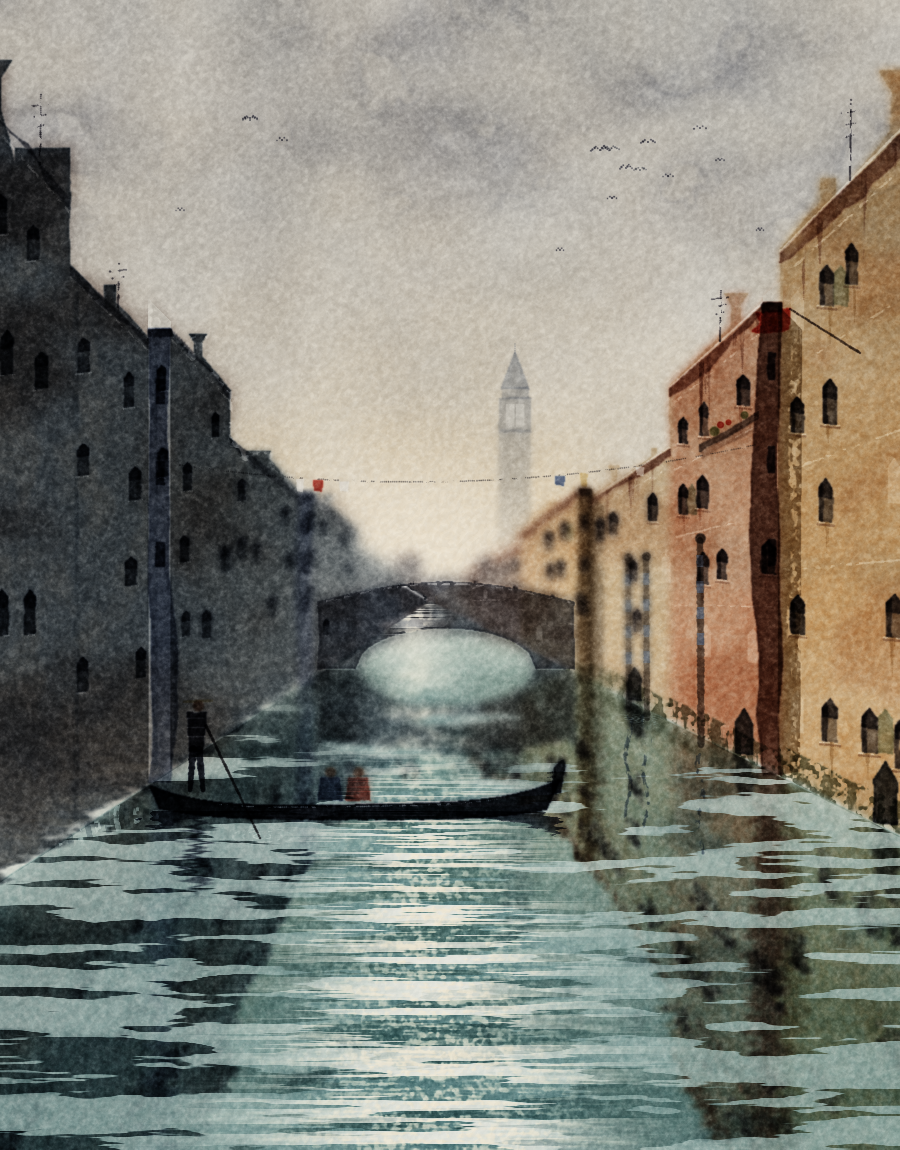

The Python source for this figure:
"""威尼斯小运河，下午逆光。用 watercolor skill 的方法：先大块，再从块里长东西，再水面，最后少量线。
太阳在运河尽头偏左、压得很低：右岸立面朝左迎光（暖），左岸背光（一整块深）；桥在逆光里是剪影。
从 skill 根目录跑：python scenes/venice.py [seed] [values]
"""
import sys, os, math, random, time
import numpy as np
from PIL import Image, ImageDraw
HERE = os.path.dirname(os.path.abspath(__file__))
SKILL_DIR = os.path.dirname(HERE)
sys.path.insert(0, SKILL_DIR)
import watercolor_lib as wc

W, H = wc.W, wc.H
t0 = time.time()
SEED = int(sys.argv[1]) if len(sys.argv) > 1 else 5
STAGE = sys.argv[2] if len(sys.argv) > 2 else "full"
wc.set_seed(SEED)
P = wc.Paper()
yy, xx = np.mgrid[:H, :W]
yf, xf = yy.astype(np.float32), xx.astype(np.float32)
S = wc.smoothstep

VP = (430, 600)


def isolated(fn):
    """新加的细节自己用一段随机数，画完把两条随机数流还回去——后面的水面一丝不变。"""
    st, rs = random.getstate(), wc.rng.bit_generator.state
    fn()
    random.setstate(st); wc.rng.bit_generator.state = rs
KL, KR = 0.651, 0.50              # 水线：左岸 y-600 = KL*(430-x)，右岸 y-600 = KR*(x-430)（同一个水面，两岸离我们远近不同）
GLARE = (395, 565)                # 太阳在桥后面偏左，压得很低

WARM_LIGHT = (200, 186, 164)
COOL_AIR = (148, 158, 168)
DEEP = (44, 54, 64)
DEEP_WARM = (80, 62, 54)
OCHRE = (208, 162, 106)
TERRA = (188, 114, 86)
PINK = (210, 160, 148)
CREAM = (214, 196, 166)
TEAL = (104, 132, 128)
GOLD = (214, 166, 92)


def water_y(x):
    x = np.asarray(x, np.float32)
    return np.where(x < VP[0], VP[1] + KL * (VP[0] - x), VP[1] + KR * (x - VP[0]))


def ly(x, near_y, side):
    """过消失点的线：side L 在 x=0 处 y=near_y；side R 在 x=W 处 y=near_y。"""
    f = (VP[0] - x) / VP[0] if side == "L" else (x - VP[0]) / (W - VP[0])
    return VP[1] + (near_y - VP[1]) * f


def skyline(segs, side):
    pts = []
    for xa, xb, T, orn in segs:
        pts.append((xa, ly(xa, T, side)))
        for kind, u, s in orn:
            x = xa + (xb - xa) * u
            y = ly(x, T, side)
            f = abs(VP[0] - x) / (VP[0] if side == "L" else W - VP[0])
            s = s * max(0.22, f)
            if kind == "funnel":          # 威尼斯的喇叭烟囱
                pts += [(x - s * 0.13, y), (x - s * 0.11, y - s * 0.55), (x - s * 0.3, y - s * 0.85), (x + s * 0.3, y - s * 0.85),
                        (x + s * 0.11, y - s * 0.55), (x + s * 0.13, y)]
            elif kind == "chim":
                pts += [(x - s * 0.18, y), (x - s * 0.18, y - s * 0.55), (x + s * 0.18, y - s * 0.55), (x + s * 0.18, y)]
            elif kind == "altana":        # 屋顶木平台：一个小方架子
                pts += [(x - s * 0.5, y), (x - s * 0.5, y - s * 0.35), (x + s * 0.5, y - s * 0.35), (x + s * 0.5, y)]
        pts.append((xb, ly(xb, T, side)))
    return pts


# ---------- 湿度图：远处、光里湿；焦点（贡多拉、桥）干 ----------
glare = np.exp(-(((xf - GLARE[0]) / 150.0) ** 2 + ((yf - GLARE[1]) / 110.0) ** 2))
dist = np.clip(1 - np.hypot(xf - VP[0], (yf - VP[1]) * 1.3) / 380.0, 0, 1)
focus = np.exp(-(((xf - 330) / 190.0) ** 2 + ((yf - 790) / 60.0) ** 2)) + np.exp(-(((xf - 440) / 90.0) ** 2 + ((yf - 615) / 40.0) ** 2))
wet = np.clip(0.1 + 0.5 * dist + 0.45 * glare - 0.9 * focus, 0, 1).astype(np.float32)
WL = water_y(xf[0])[None, :]                          # 每一列的水线
water = S(WL - 1, WL + 2, yf)

# ================= 第一遍：只有大块 =================
# 1. 天：一整片湿，上面冷一点，光那里透白
sky = (1 - water) * 1.0
top_dark = np.clip(1 - yf / 620.0, 0, 1) ** 0.8
wc.wet(P, (sky * (0.45 + 0.55 * top_dark) * (1 - 0.95 * glare)).astype(np.float32), WARM_LIGHT, strength=0.55, spread=45, granulate=0.05)
wc.wet(P, (sky * top_dark * (1 - glare) * (0.6 + 0.4 * wc.noise(200, 300, octaves=2))).astype(np.float32), COOL_AIR, strength=0.3, spread=60)

def _sky_more():
    # 参考（约瑟夫的威尼斯）：天很大、很亮，上面压着几团软的灰云，湿接湿、边全化开，越往地平线越亮；一点暖只在光那一圈
    corner = np.clip(1 - np.hypot(xf / 900.0, yf / 700.0), 0, 1) * 0.5 + np.clip(1 - np.hypot((W - xf) / 1100.0, yf / 600.0), 0, 1) * 0.3
    wc.wet(P, (sky * corner * (1 - glare)).astype(np.float32), (140, 142, 152), strength=0.35, spread=60, granulate=0.05)
    warm_r = np.exp(-(((xf - GLARE[0]) / 260.0) ** 2 + ((yf - GLARE[1]) / 200.0) ** 2)) * (1 - 0.9 * np.exp(-(((xf - GLARE[0]) / 90.0) ** 2 + ((yf - GLARE[1]) / 70.0) ** 2)))
    wc.wet(P, (sky * warm_r).astype(np.float32), (222, 180, 120), strength=0.25, spread=40)
    mass = 0.6 * wc.noise(55, 140, octaves=3) + 0.4 * wc.noise(140, 300, octaves=2)
    cl = S(0.48, 0.66, mass) * sky * (1 - S(120, 330, yf)) * (1 - 0.8 * glare)
    wc.wet(P, cl.astype(np.float32), (146, 148, 156), strength=0.32, spread=14, bloom=0.6)
    cl2 = S(0.58, 0.7, mass) * sky * (1 - S(60, 220, yf))
    wc.wet(P, cl2.astype(np.float32), (120, 122, 132), strength=0.18, spread=10, bloom=0.8)
    P.lift((sky * S(0.66, 0.74, mass) * (1 - S(80, 260, yf)) * 0.35).astype(np.float32), 1.0)      # 云团之间透出几块亮


isolated(_sky_more)

# 2. 左岸：背光，一整块深，顶上吃一圈亮边；远处化进光里
L_segs = [(-40, 70, 120, [("funnel", 0.3, 60), ("altana", 0.75, 60)]),
          (70, 150, 200, [("chim", 0.5, 40)]),
          (150, 230, 150, [("funnel", 0.6, 50)]),
          (230, 300, 250, [("altana", 0.4, 60)]),
          (300, 355, 210, [("funnel", 0.5, 50)]),
          (355, 400, 300, []),
          (400, 426, 330, [])]
left = skyline(L_segs, "L") + [(426, float(water_y(426))), (-40, float(water_y(-40)) + 4)]
jL = (wc.noise(12, 30, octaves=3) - 0.5) * 30
fadeL = (1 - S(WL - 10 + jL, WL + 6 + jL, yf)).astype(np.float32)
covL = wc.wash(P, left, DEEP, strength=0.92, var=[0.012] * (len(left) - 2) + [0.03] * 2, layers=30, edge=0.5,
               granulate=0.14, fade=fadeL, wet_map=wet * 0.35, wet_r=6)
wc.wet(P, covL * S(0.45, 0.7, wc.noise(90, octaves=3)), DEEP_WARM, strength=0.5, spread=8)   # 暗里掺暖，不死黑
# 远处按栋变浅（空气透视），楼顶那条边留着
for (xa, xb, T, _), amt in zip(L_segs[-3:], (0.25, 0.45, 0.65)):
    blk = (S(xa - 2, xa + 2, xf) * (1 - S(xb - 2, xb + 2, xf))).astype(np.float32)
    P.lift((covL * blk * amt).astype(np.float32), 1.0)

# 3. 右岸：迎光，一栋一栋不同的暖色（接缝是颜色和深浅的差，不是线）
R_segs = [(436, 470, 350, [], CREAM),
          (470, 520, 300, [("funnel", 0.5, 40)], PINK),
          (520, 590, 250, [("altana", 0.5, 50)], OCHRE),
          (590, 670, 300, [("funnel", 0.3, 50), ("chim", 0.8, 34)], CREAM),
          (670, 780, 180, [("funnel", 0.6, 60)], TERRA),
          (780, 940, 130, [("chim", 0.3, 50), ("funnel", 0.75, 70)], OCHRE)]
# 先一整块暖的中间调铺满右岸（一块，不是一条条），再在湿的时候给每栋掉一点自己的颜色，边自己化开
right = skyline([(a, b, T, o) for a, b, T, o, _ in R_segs], "R") + [(940, float(water_y(940))), (436, float(water_y(436)))]
jR = (wc.noise(10, 30, octaves=3) - 0.5) * 20
fadeR = (1 - S(WL - 8 + jR, WL + 6 + jR, yf)).astype(np.float32)
covR_all = wc.wash(P, right, CREAM, strength=0.7, var=[0.01] * (len(right) - 2) + [0.03] * 2, layers=26, edge=0.45,
                   granulate=0.25, fade=fadeR, wet_map=wet * 0.4, wet_r=5)
for xa, xb, T, orn, col in R_segs:
    f0 = (xa - VP[0]) / (W - VP[0])
    blk = S(xa - 3, xa + 3, xf) * (1 - S(xb - 3, xb + 3, xf))
    wc.wet(P, (covR_all * blk * (0.6 + 0.4 * wc.noise(60, 40, octaves=3))).astype(np.float32), col, strength=0.35 + 0.35 * f0, spread=4, granulate=0.2)
# 远处几栋往光里退：按栋分档变浅
for (xa, xb, T, _, _), amt in zip(R_segs[:3], (0.55, 0.38, 0.18)):
    blk = (S(xa - 2, xa + 2, xf) * (1 - S(xb - 2, xb + 2, xf))).astype(np.float32)
    P.lift((covR_all * blk * amt).astype(np.float32), 1.0)
# 迎光墙上只有冷暖变化：一块块掉进去的赭石和一点粉，不是从上往下的渐变
wc.wet(P, covR_all * S(0.52, 0.72, wc.noise(70, octaves=3)), (178, 128, 96), strength=0.25, spread=5)
wc.wet(P, covR_all * S(0.55, 0.75, wc.noise(50, 90, octaves=3)), COOL_AIR, strength=0.12, spread=6)

# 4. 水：一整片偏绿的灰，近处深，光路那里留白
path = np.exp(-(((xf - (GLARE[0] + 20) - (yf - 640) * 0.05) / (26 + (yf - 640).clip(0) * 0.28)) ** 2))
wtone = water * (0.45 + 0.55 * np.clip((yf - 620) / 520.0, 0, 1))
wc.wet(P, (wtone * (1 - 0.9 * path)).astype(np.float32), TEAL, strength=0.55, spread=12, granulate=0.2)

# 5. 桥：在逆光里，一块深的剪影；拱洞里透着桥后面的光
BY = 668.0
xL = VP[0] - (BY - VP[1]) / KL
xR = VP[0] + (BY - VP[1]) / KR
bx = np.linspace(xL - 8, xR + 8, 30)
deck = [(x, BY - 66 - 20 * math.sin(math.pi * (x - (xL - 8)) / (xR - xL + 16))) for x in bx]
arch = [(x, BY - 40 * math.sqrt(max(0.0, 1 - ((x - (xL + xR) / 2) / ((xR - xL) / 2 - 30)) ** 2)))
        for x in np.linspace(xR - 30, xL + 30, 28)]
bridge = deck + [(xR + 8, BY + 1), (xR - 30, BY + 1)] + arch + [(xL + 30, BY + 1), (xL - 8, BY + 1)]
covB = wc.wash(P, bridge, (70, 72, 80), strength=0.9, var=0.01, layers=14, edge=0.5, granulate=0.1)
wc.wet(P, covB * S(0.5, 0.7, wc.noise(20, octaves=2)), DEEP_WARM, strength=0.35, spread=3)
# 桥上沿吃一线亮
im = Image.new("L", (W, H), 0)
ImageDraw.Draw(im).line([(int(x), int(y) + 1) for x, y in deck], fill=255, width=2)
P.lift((wc.blur(np.asarray(im, np.float32) / 255.0, 0.8) * S(0.35, 0.55, P.grain)).astype(np.float32), 0.8)

if STAGE == "values":
    img = P.render()
    out = os.path.join(HERE, "venice_values.png")
    img.save(out)
    img.convert("L").resize((64, 82), Image.LANCZOS).resize((256, 328), Image.NEAREST).save(out.replace(".png", "_thumb.png"))
    print("values", out, round(time.time() - t0, 1)); sys.exit()

# ================= 破形：远处一座钟楼，很淡，脚藏在右岸楼后面 =================
TX, tb = 515, 566
behind = (1 - wc.blur(covR_all, 1.5)).astype(np.float32)                 # 脚藏在右岸远楼后面
bw = 15                                                                  # 半宽 15：再细就成了灯塔/电视塔
wc.wash(P, [(TX - bw, tb), (TX - bw, 430), (TX + bw, 430), (TX + bw, tb)], (150, 156, 166), strength=0.36, var=0.006, layers=8, edge=0.3,
        fade=((1 - 0.6 * S(480, 560, yf)) * behind).astype(np.float32))
wc.wash(P, [(TX - bw - 1, 432), (TX - bw - 1, 398), (TX + bw + 1, 398), (TX + bw + 1, 432)], (140, 146, 156), strength=0.4, var=0.006, layers=6, edge=0.3)  # 钟室
for ox in (-9, 1):
    P.lift(wc.poly_mask([(TX + ox, 427), (TX + ox, 404), (TX + ox + 8, 404), (TX + ox + 8, 427)]) * 0.4, 1.0)
wc.wash(P, [(TX - bw + 2, 398), (TX - bw + 2, 388), (TX + bw - 2, 388), (TX + bw - 2, 398)], (140, 146, 156), strength=0.42, var=0.006, layers=5, edge=0.3)  # 小方顶
wc.wash(P, [(TX - bw + 1, 389), (TX, 352), (TX + bw - 1, 389)], (136, 144, 156), strength=0.42, var=0.006, layers=6, edge=0.3)                 # 四棱尖顶：宽、矮
P.add(wc.stroke_mask([(TX, 353), (TX, 344)], 1.0, 0.8, taper=False), (130, 136, 146), 0.6)

# ================= 第二遍：块里长东西 =================
# 右岸：拱窗一排排（深，偶尔一格百叶窗是灰绿的），每层一条浅石线，水线上一圈深绿的水渍，水门
random.seed(SEED + 1)
NOB = (1 - wc.blur(covB, 1.0)).astype(np.float32)          # 桥挡着的地方不画
for xa, xb, T, orn, col in R_segs:
    f0 = (xa - VP[0]) / (W - VP[0])
    if f0 < 0.05:
        continue
    for k, off in enumerate((40, 170, 300, 430)):         # 石线：浅、断续
        yn = T + off
        if ly(xa, yn, "R") > float(water_y(xa)) - 20 * f0:
            continue
        m = wc.stroke_mask([(xa + 3, ly(xa + 3, yn, "R")), (xb - 3, ly(xb - 3, yn, "R"))], 2.4 * f0 + 0.8, 1.6 * f0 + 0.6, taper=False, rough=0.4)
        P.lift((m * S(0.45, 0.6, 0.6 * P.hstreak + 0.4 * P.grain) * 0.45).astype(np.float32), 1.0)
    for row in range(5):
        yn = T + 75 + row * 128 + random.uniform(-8, 8)
        if ly(xb, yn + 60, "R") > float(water_y(xb)) - 30 * f0:
            continue
        x = xa + 10 * f0 + 4
        while x < xb - 6:
            f = (x - VP[0]) / (W - VP[0])
            wy = ly(x, yn, "R")
            ww, wh = (13 * f + 2) * random.uniform(0.8, 1.15), (46 * f + 5) * random.uniform(0.8, 1.05)
            skew = ww * 0.12
            q = [(x, wy + wh * 0.18), (x + ww * 0.5, wy - wh * 0.02), (x + ww, wy + wh * 0.18 + skew), (x + ww, wy + wh + skew), (x, wy + wh)]
            r = random.random()
            if r < 0.5:
                wc.wash(P, q, (40, 38, 42), strength=random.uniform(0.25, 0.65), var=0.03, layers=3, edge=0.4, fade=NOB)
                def _depth(x=x, wy=wy, ww=ww, wh=wh, skew=skew, f=f, col=col):
                    # 窗是个洞：洞口上沿（过梁的影）和靠里那一侧更深；窗台是亮的一横，底下一线影；窗台下往下淌一道
                    top_ = [(x, wy + wh * 0.18), (x + ww * 0.5, wy - wh * 0.02), (x + ww, wy + wh * 0.18 + skew), (x + ww, wy + wh * 0.42 + skew), (x, wy + wh * 0.4)]
                    wc.wash(P, top_, (26, 24, 28), strength=0.45, var=0.02, layers=3, edge=0.4, fade=NOB)
                    side = [(x, wy + wh * 0.2), (x + ww * 0.28, wy + wh * 0.1), (x + ww * 0.28, wy + wh + skew * 0.3), (x, wy + wh)]
                    wc.wash(P, side, (26, 24, 28), strength=0.35, var=0.02, layers=3, edge=0.4, fade=NOB)
                    sill = wc.stroke_mask([(x - ww * 0.18, wy + wh + 1.5), (x + ww * 1.18, wy + wh + 1.5 + skew)], 1.3 * f + 0.9, 1.3 * f + 0.9, taper=False, rough=0.2)
                    P.lift((sill * NOB * S(0.3, 0.55, P.grain) * 0.45).astype(np.float32), 1.0)       # 窗台亮，但被纸纹咬碎，不是一条下划线
                    P.add((np.roll(sill, int(1.4 * f + 1.5), axis=0) * NOB).astype(np.float32), (110, 80, 68), 0.35)
                    u = random.uniform(0.2, 0.8)
                    L = random.uniform(8, 44) * f + 4
                    drip = wc.stroke_mask([(x + ww * u, wy + wh + 3), (x + ww * u + random.uniform(-1, 1), wy + wh + 3 + L)], ww * 0.3, ww * 0.06, taper=False, rough=0.3)
                    P.add((drip * S(0.3, 0.6, P.vstreak) * NOB).astype(np.float32), tuple(int(c * 0.72) for c in col), 0.35)
                isolated(_depth)
                if random.random() < 0.2 and f > 0.25:        # 旁边一扇灰绿的百叶
                    q2 = [(a + ww * 1.05, b + skew * 0.3) for a, b in q]
                    wc.wash(P, q2, (96, 114, 96), strength=0.4, var=0.03, layers=3, edge=0.4, fade=NOB)
            elif r < 0.62:
                P.lift(wc.poly_mask(q) * 0.3, 1.0)
            x += ww * random.uniform(1.9, 2.8)
    # 水线上的水渍：深绿褐，上沿被干笔扫碎
    wb = float(water_y(xb)); wa = float(water_y(xa))
    band = [(xa, wa - 34 * f0 - 4), (xb, wb - 34 * f0 - 4), (xb, wb + 1), (xa, wa + 1)]
    wc.wash(P, band, (70, 76, 60), strength=0.5, var=[0.03, 0.03, 0.01, 0.01], layers=6, edge=0.3,
            fade=(S(0.35, 0.55, 0.6 * P.vstreak + 0.4 * P.grain) * NOB).astype(np.float32))
    # 水门：一个深拱，挨着水
    if f0 > 0.2 and random.random() < 0.8:
        gx = xa + (xb - xa) * random.uniform(0.3, 0.6)
        gw, gh = 26 * f0 + 4, 70 * f0 + 8
        gy = float(water_y(gx))
        gate = [(gx, gy), (gx, gy - gh * 0.7), (gx + gw * 0.5, gy - gh), (gx + gw, gy - gh * 0.7 + gw * 0.12), (gx + gw, gy + gw * 0.12)]
        wc.wash(P, gate, (34, 36, 40), strength=0.8, var=0.015, layers=5, edge=0.5)
def _right_volume():
    # 檐口挑出来：顶边一线亮（檐口吃光），底下墙上压一条深的檐影，下沿往下淌几道
    for i, (xa, xb, T, orn, col) in enumerate(R_segs):
        f0 = (xa - VP[0]) / (W - VP[0])
        if f0 < 0.08:
            continue
        ya, yb_ = ly(xa, T, "R"), ly(xb, T, "R")
        e = 10 * f0 + 3
        lip = wc.stroke_mask([(xa + 1, ya + 1), (xb - 1, yb_ + 1)], 2.2 * f0 + 1, 2.2 * f0 + 1, taper=False, rough=0.2)
        P.lift((lip * 0.55 * NOB).astype(np.float32), 1.0)
        band = [(xa, ya + 2.5), (xb, yb_ + 2.5), (xb, yb_ + 2.5 + e), (xa, ya + 2.5 + e)]
        wc.wash(P, band, (112, 76, 66), strength=0.68, var=[0.01, 0.01, 0.05, 0.05], layers=5, edge=0.45, fade=NOB)
        for k in range(int(4 + 8 * f0)):
            dx_ = xa + (xb - xa) * random.uniform(0.05, 0.95)
            y0_ = ly(dx_, T, "R") + 2 + e
            L = random.uniform(20, 110) * f0 + 6
            m = wc.stroke_mask([(dx_, y0_ - 2), (dx_ + random.uniform(-1, 1), y0_ + L)], e * 0.5, e * 0.1, taper=False, rough=0.3)
            P.add((m * S(0.3, 0.6, P.vstreak) * NOB).astype(np.float32), (120, 84, 72), 0.45)
    # 楼不齐平：远的那栋往运河里凸出一截，转角处露出一面正对我们的山墙（和画面平行），在背光里。
    # 顶和立面屋檐在楼角那一点接上：立面的檐口线跑到楼角，拐个直角变成正面这面墙的水平上沿（她改的图）。
    # 它投到旁边立面上的影，贴着山墙直接接上，同一个暖暗色系只浅一点——墙和影是一整块暗，中间不留亮缝。
    for bnd, far_i in ((590, 2), (780, 4)):
        xa, xb, T, orn, col = R_segs[far_i]
        f = (bnd - VP[0]) / (W - VP[0])
        w = 16 * f + 5
        xc = bnd - w                                      # 楼角（凸出去的那条竖边）
        yc = ly(xc, T, "R")                               # 楼角处的檐口高度：和立面屋顶线接上
        rise = 0.0                                        # 她画的：顶是平的（正对我们的面，上沿水平），但高度正好接在立面檐口的楼角上
        bot = float(water_y(bnd))
        # 楼到楼角就拐走了：楼角右边、这面墙上沿以上，原来画着的那截立面和檐影要擦掉换回天（她：「红砖到阴影那边就已经转角了，上面不应该接到黄砖」）
        for cx_ in range(int(xc), int(bnd) + 3):
            yt = int(ly(cx_, T, "R")) - 6
            d_top = P.D[max(0, yt - 10):max(1, yt - 3), cx_].mean(axis=0)
            y_end = int(yc) + 1
            if y_end > yt:
                P.D[yt:y_end, cx_] = d_top[None, :]
        endw = [(xc, yc), (bnd + 1.5, yc - rise), (bnd + 1.5, bot), (xc, bot)]
        dark = tuple(int(0.7 * c * 0.55 + 0.3 * d) for c, d in zip(col, DEEP))      # 一遍铺：两遍各自变形会在边上多出一圈灰
        wc.wash(P, endw, dark, strength=1.0, var=[0.006, 0.006, 0.02, 0.02], layers=8, edge=0.4, fade=NOB)
        em = wc.poly_mask(endw)
        P.lift((em * S(bot - 90 * f, bot, yf) * 0.3).astype(np.float32), 1.0)                         # 贴水一截：水面反上来的光
        P.add((em * S(bot - 90 * f, bot, yf)).astype(np.float32), (170, 140, 110), 0.15)
        eave = [(xc - 1, yc + 1), (bnd + 1.5, yc - rise + 1), (bnd + 1.5, yc - rise + 1 + 9 * f + 2), (xc - 1, yc + 1 + 9 * f + 2)]
        wc.wash(P, eave, (34, 30, 34), strength=0.45, var=0.02, layers=3, edge=0.4)                   # 檐口顺着坡转过来的影
        for k in range(3):                                                                               # 正对着的墙上几个正的窗洞
            wy_ = yc + (60 + k * 125) * f + 6
            if wy_ > bot - 40 * f:
                break
            q = [(xc + w * 0.3, wy_), (xc + w * 0.7, wy_), (xc + w * 0.7, wy_ + 30 * f + 4), (xc + w * 0.3, wy_ + 30 * f + 4)]
            wc.wash(P, q, (22, 20, 26), strength=0.55, var=0.015, layers=3, edge=0.4)
        # 投到右边（近的那栋）立面上的影：影落在谁身上就是谁的颜色压暗——落在黄墙上就是暗黄，不是红砖色
        # （上一版用了红砖色、顶边还往上斜，看着像红楼一路接到了黄楼）。顶边从楼角上沿往右下斜：太阳在前上方
        near_col = R_segs[far_i + 1][4]
        sw_ = w * 1.3
        sh = [(bnd - 2, yc + 3), (bnd + sw_, yc + 3 + sw_ * 1.1), (bnd + sw_ * 0.9, bot - 4), (bnd - 2, bot)]
        shm = wc.poly_mask(sh) * S(0.25, 0.5, 0.5 * P.vstreak + 0.5 * P.grain + 0.4 * S(bnd + sw_ * 0.6, bnd, xf))
        P.add((shm * NOB).astype(np.float32), tuple(int(c * 0.6) for c in near_col), 0.55, granulate=0.2)
        P.add((shm * NOB).astype(np.float32), (70, 72, 96), 0.12)


def _left_volume():
    # 背光那边：檐口底下只有一线反光（天光和水光），窗台被水面反上来的光擦亮一点
    for xa, xb, T, _ in L_segs[:5]:
        f0 = (VP[0] - xb) / VP[0]
        ya, yb_ = ly(xa, T, "L"), ly(xb, T, "L")
        e = 9 * f0 + 3
        lip = wc.stroke_mask([(xa + 1, ya + e + 3), (xb - 1, yb_ + e + 3)], 1.8 * f0 + 0.8, 1.8 * f0 + 0.8, taper=False, rough=0.2)
        P.lift((lip * S(0.35, 0.6, P.grain) * 0.35).astype(np.float32), 1.0)
        band = [(xa, ya + 1), (xb, yb_ + 1), (xb, yb_ + 1 + e), (xa, ya + 1 + e)]
        wc.wash(P, band, (20, 22, 28), strength=0.35, var=[0.01, 0.01, 0.03, 0.03], layers=4, edge=0.3)
    # 背光面的立面朝右，吃对岸暖墙反过来的光：整面一层很淡的暖（一块块掉进去的），正对我们的山墙吃不到——两个面就分开了
    bnc = (covL * (1 - dist) * (0.5 + 0.5 * S(0.4, 0.7, wc.noise(60, 40, octaves=3)))).astype(np.float32)
    P.lift(bnc * 0.22, 1.0)                                                                     # 暗面上要暖得先擦浅一点，光往上加颜色只会更暗
    P.add(bnc, (176, 126, 88), 0.22)
    # 楼不齐平：远的那栋往运河里凸出一截，转角露出正对我们的面。上沿水平，高度卡在它自己檐口跑到楼角那一点；
    # 楼角以外、上沿以上擦回天。这面墙在背光里，比立面更深更冷（吃不到对岸的反光），贴水一截吃一点水光
    for bnd, far_i in ((150, 2), (300, 4)):
        xa, xb, T, _ = L_segs[far_i]
        f = (VP[0] - bnd) / VP[0]
        w = 22 * f + 6
        xc = bnd + w
        yc = ly(xc, T, "L")
        for cx_ in range(int(bnd) - 2, int(xc) + 1):
            yt = int(ly(cx_, T, "L")) - 6
            d_top = P.D[max(0, yt - 26):max(1, yt - 16), cx_].mean(axis=0)          # 取得高一点：屋顶那圈擦亮的边不能被复制下来
            if int(yc) + 1 > yt:
                P.D[yt:int(yc) + 1, cx_] = d_top[None, :]
        bot = float(water_y(bnd))
        endw = [(bnd - 1.5, yc), (xc, yc), (xc, bot), (bnd - 1.5, bot)]
        em = wc.poly_mask(endw)
        P.lift((em * 0.55).astype(np.float32), 1.0)                                    # 先擦掉一半，再铺它自己的冷暗：和立面差在冷暖，不是差成一根黑柱子
        wc.wash(P, endw, (62, 70, 88), strength=0.75, var=[0.006, 0.006, 0.02, 0.02], layers=8, edge=0.4)
        P.lift((em * S(bot - 80 * f, bot, yf) * 0.22).astype(np.float32), 1.0)
        P.add((em * S(bot - 80 * f, bot, yf)).astype(np.float32), (150, 130, 110), 0.12)
        wc.wash(P, [(bnd - 1.5, yc + 1), (xc + 1, yc + 1), (xc + 1, yc + 1 + 8 * f + 2), (bnd - 1.5, yc + 1 + 8 * f + 2)], (12, 14, 20),
                strength=0.4, var=0.02, layers=3, edge=0.4)                                              # 檐口转过来
        P.lift((wc.stroke_mask([(bnd - 1, yc + 0.5), (xc, yc + 0.5)], 1.6 * f + 0.8, 1.6 * f + 0.8, taper=False) * S(0.35, 0.6, P.grain) * 0.3).astype(np.float32), 1.0)
        for k in range(3):
            wy_ = yc + (70 + k * 125) * f + 6
            if wy_ > bot - 40 * f:
                break
            q = [(bnd + w * 0.3, wy_), (bnd + w * 0.7, wy_), (bnd + w * 0.7, wy_ + 30 * f + 4), (bnd + w * 0.3, wy_ + 30 * f + 4)]
            wc.wash(P, q, (10, 12, 18), strength=0.5, var=0.015, layers=3, edge=0.4)


isolated(_right_volume)
isolated(_left_volume)

# 右岸一个小阳台：一条深的石台 + 一盆红花（栏杆不画，画了像挂着一把梳子）
bxa, byy = 700, ly(700, 330, "R")
bal = [(bxa, byy), (bxa + 58, ly(bxa + 58, 330, "R")), (bxa + 58, ly(bxa + 58, 330, "R") + 7), (bxa, byy + 7)]
wc.wash(P, bal, (70, 62, 60), strength=0.6, var=0.015, layers=4, edge=0.5)
wc.wash(P, [(bxa + 2, byy + 7), (bxa + 56, ly(bxa + 56, 330, "R") + 7), (bxa + 56, ly(bxa + 56, 330, "R") + 16), (bxa + 2, byy + 14)],
        (120, 96, 84), strength=0.3, var=0.02, layers=3, edge=0.3)                                   # 台子底下一点影
for dx, dy, r_, c_ in [(14, -6, 5, (96, 110, 70)), (20, -9, 3.5, (176, 60, 52)), (28, -7, 3, (190, 72, 58)), (44, -5, 4, (96, 110, 70))]:
    wc.dab(P, bxa + dx, ly(bxa + dx, 330, "R") + dy, r_, c_, 0.9, soft=0.6)

# 左岸（背光）：窗更深、稀；贴水线一截吃水面反上来的光（暖、浮动）
random.seed(SEED + 2)
for xa, xb, T, _ in L_segs:
    f0 = (VP[0] - xb) / VP[0]
    if f0 < 0.15:
        continue
    for row in range(4):
        yn = T + 80 + row * 130
        x = xa + 8
        while x < xb - 6:
            f = (VP[0] - x) / VP[0]
            wy = ly(x, yn, "L")
            if wy > float(water_y(x)) - 40 * f:
                break
            ww, wh = (11 * f + 2) * random.uniform(0.8, 1.1), (40 * f + 5) * random.uniform(0.8, 1.05)
            if random.random() < 0.45:
                q = [(x, wy + wh * 0.18), (x + ww * 0.5, wy), (x + ww, wy + wh * 0.18 - ww * 0.15), (x + ww, wy + wh - ww * 0.15), (x, wy + wh)]
                wc.wash(P, q, (22, 26, 32), strength=random.uniform(0.35, 0.6), var=0.02, layers=3, edge=0.45)
                def _sill(x=x, wy=wy, ww=ww, wh=wh, f=f):
                    # 背光面的窗也是洞：窗台被对岸和水面反上来的光擦亮一点，洞口上沿再深一点
                    sill = wc.stroke_mask([(x - ww * 0.15, wy + wh + 1.5), (x + ww * 1.15, wy + wh + 1.5 - ww * 0.15)], 1.2 * f + 0.8, 1.2 * f + 0.8, taper=False, rough=0.2)
                    P.lift((sill * S(0.3, 0.55, P.grain) * 0.35).astype(np.float32), 1.0)
                    top_ = [(x, wy + wh * 0.18), (x + ww * 0.5, wy), (x + ww, wy + wh * 0.18 - ww * 0.15), (x + ww, wy + wh * 0.4 - ww * 0.15), (x, wy + wh * 0.4)]
                    wc.wash(P, top_, (14, 16, 22), strength=0.35, var=0.02, layers=3, edge=0.4)
                isolated(_sill)
            x += ww * random.uniform(2.0, 3.0)
bounce = covL * S(WL - 130, WL - 10, yf) * (1 - S(WL - 6, WL + 2, yf)) * (0.5 + 0.5 * S(0.4, 0.7, wc.noise(8, 60, octaves=3)))
P.lift((bounce * 0.35 * (1 - dist)).astype(np.float32), 1.0)
P.add((bounce * (1 - dist)).astype(np.float32), (170, 140, 100), 0.18)
# 左岸楼与楼之间：一面墙比另一面深一点，不画线
for xa, xb, T, _ in L_segs[1:5]:
    f0 = (VP[0] - xa) / VP[0]
    sw_ = 8 * f0 + 3
    plane = S(xa, xa + sw_ * 0.7, xf) * (1 - S(xa + sw_ * 0.7, xa + sw_, xf)) * S(ly(xa, T, "L") + 6, ly(xa, T, "L") + 40, yf) * (yf < WL - 10)
    P.add((plane * (0.4 + 0.6 * S(0.35, 0.65, P.vstreak))).astype(np.float32), DEEP, 0.2, granulate=0.3)
# 左岸屋顶亮边：只在靠近光的那一段
im = Image.new("L", (W, H), 0)
ImageDraw.Draw(im).line([(int(x), int(y) + 2) for x, y in left[:-2]], fill=255, width=3)
rim = wc.blur(np.asarray(im, np.float32) / 255.0, 1.0) * np.clip(1.25 - np.hypot(xf - GLARE[0], yf - GLARE[1]) / 420, 0, 1)
P.lift((rim * S(0.3, 0.6, P.grain)).astype(np.float32), 0.8)

# 桥上几个小人：背光剪影，成团不排队
def tiny(x, y, h, col=(40, 40, 46)):
    wc.dab(P, x, y - h * 0.9, h * 0.08, (110, 84, 72), 1.1)
    body = [(x - h * 0.1, y - h * 0.8), (x + h * 0.1, y - h * 0.8), (x + h * 0.06, y - h * 0.35), (x - h * 0.06, y - h * 0.35)]
    wc.wash(P, body, col, strength=1.0, var=0.03, layers=3, edge=0.4)
    P.add(wc.stroke_mask([(x - h * 0.03, y - h * 0.38), (x - h * 0.04, y)], h * 0.07, h * 0.03, taper=False) * S(0.3, 0.5, P.grain), col, 0.9)
    P.add(wc.stroke_mask([(x + h * 0.03, y - h * 0.38), (x + h * 0.05, y)], h * 0.07, h * 0.03, taper=False) * S(0.3, 0.5, P.grain), col, 0.9)

for x, h in [(400, 30), (412, 29), (486, 28)]:
    yb = BY - 66 - 20 * math.sin(math.pi * (x - (xL - 8)) / (xR - xL + 16))
    tiny(x, yb, h)

# ================= 第三遍：水面 =================
# 倒影：每一列以自己的水线为轴翻下来（桥那一段以桥脚为轴）；竖着拉长、横着只糊一点，再被横向的波纹打断
axis = np.where((xf[0] > xL) & (xf[0] < xR), BY, water_y(xf[0])).astype(np.float32)
# 水不是镜子：水面本来就有波，船、桨、桩子都会把它搅乱。倒影按一张位移场去取——
# 一横条一横条各自往左右错（竖的东西倒下来成锯齿），越近错得越大；贡多拉后面拖一道 V 字尾浪，桩子脚下一圈圈的纹
near0 = np.clip((yf - 640) / 480.0, 0, 1)
wav = (wc.noise(2.4, 34, octaves=3, persistence=0.55) - 0.5) * 2
dx = wav * (2.5 + 26 * near0)
dy = (wc.noise(5, 60, octaves=2) - 0.5) * 2 * (1 + 6 * near0)
GS = (160.0, 814.0)                    # 船尾
wake = np.zeros((H, W), np.float32); wake_ph = np.zeros((H, W), np.float32)
for ddx, ddy in ((-1.0, -0.10), (-1.0, 0.22)):
    n_ = math.hypot(ddx, ddy); ux_, uy_ = ddx / n_, ddy / n_
    t = (xf - GS[0]) * ux_ + (yf - GS[1]) * uy_
    dperp = np.abs(-(xf - GS[0]) * uy_ + (yf - GS[1]) * ux_)
    arm = np.exp(-(dperp / (3 + 0.07 * np.clip(t, 0, None))) ** 2) * (t > 0) * np.exp(-np.clip(t, 0, None) / 260.0)
    wake_ph = np.where(arm >= wake, t, wake_ph); wake = np.maximum(wake, arm)
inside_v = S(0.0, 0.3, wake) + ((xf < GS[0]) & (yf > GS[1] - 0.10 * (GS[0] - xf)) & (yf < GS[1] + 0.22 * (GS[0] - xf))) * np.exp(-(GS[0] - xf).clip(0) / 220.0) * 0.6
dx = dx + (np.sin(wake_ph * 0.32) * 14 * wake + (wc.noise(3, 14, octaves=2) - 0.5) * 24 * inside_v)
hullzone = np.exp(-(((xf - 355) / 230.0) ** 2 + ((yf - 822) / 14.0) ** 2))          # 船身两侧推开的水
dx = dx + (wc.noise(2, 10, octaves=2) - 0.5) * 20 * hullzone
src_y = np.clip((2 * axis[None, :] - yf + dy).astype(np.int32), 0, H - 1)
src_x = np.clip((xx + dx).astype(np.int32), 0, W - 1)
Dsrc = P.D.copy()
Dref = Dsrc[src_y, src_x]
below = S(axis[None, :] + 0.5, axis[None, :] + 3, yf) * water
Dref = np.stack([wc.blur2(Dref[..., c], 2.5, 1.2) for c in range(3)], axis=-1)       # 只糊一点：乱是位移给的，不是糊出来的
Dref = Dref * (0.85 + 0.3 * P.vstreak)[..., None]                     # 竖着有一点深浅，不是一张平的反射图
near = near0
# 水面不规矩的那一层：反着天光的亮块从噪声里长出来——横着压扁、硬边、近处大远处碎（跟例图地上树影同一个路子）
dens = 0.6 * wc.noise(6 + 10 * 0.5, 120, octaves=4, persistence=0.55) + 0.4 * wc.noise(30, 260, octaves=2)
thr_w = 0.6 - 0.1 * near
breaks = S(thr_w - 0.012, thr_w + 0.012, dens) * below
keep = (1 - breaks * 0.85) * below * (0.86 - 0.14 * near)
P.D += Dref * keep[..., None] * 0.9
P.lift((breaks * 0.35).astype(np.float32), 1.0)
# 尾浪的浪脊反着天光（亮）、浪谷里是楼的暗——一道一道碎的
crest = S(0.55, 0.7, np.sin(wake_ph * 0.32)) * S(0.15, 0.4, wake) * water
P.lift((crest * S(0.3, 0.55, P.grain) * 0.6).astype(np.float32), 1.0)
trough = S(0.55, 0.7, -np.sin(wake_ph * 0.32)) * S(0.15, 0.4, wake) * water
P.add((trough * 0.6).astype(np.float32), (50, 62, 70), 0.3)
# 桨入水的地方、桩子脚下：一圈圈扁的纹
for cx_, cy_, rmax in [(262, 836, 30), (628, 718, 16), (646, 720, 16), (700, 730, 20)]:
    rr = np.hypot(xf - cx_, (yf - cy_) / 0.28)
    rings = np.zeros((H, W), np.float32)
    for k, r0 in enumerate(np.linspace(rmax * 0.3, rmax, 3)):
        rings = np.maximum(rings, np.exp(-((rr - r0) / 1.4) ** 2) * (1 - 0.25 * k))
    P.lift((rings * water * S(0.3, 0.55, P.grain) * 0.6).astype(np.float32), 1.0)
# 倒影趁湿：几处深一块开花，边自己跑
wc.wet(P, (below * (1 - breaks) * S(0.6, 0.78, wc.noise(40, 90, octaves=3))).astype(np.float32), (46, 60, 64), strength=0.3, spread=4, bloom=0.7)
P.add((below * breaks * 0.4).astype(np.float32), TEAL, 0.15)
# 光道的边也在水里：跟着同一张波纹位移场扭（她：「一定不是这么直的，一定是和水波纹一起扭动的」）。
# 第一遍按直的光道留了白，这里补差：扭出去的地方擦亮，扭进来的地方补上水的颜色
path_w = np.exp(-(((xf + 1.3 * dx - (GLARE[0] + 20) - (yf - 640) * 0.05) / (26 + (yf - 640).clip(0) * 0.28)) ** 2))
dpath = (path_w - path) * wtone * water
P.lift((np.clip(dpath, 0, 1) * 0.55).astype(np.float32), 1.0)
P.add((np.clip(-dpath, 0, 1)).astype(np.float32), TEAL, 0.5, granulate=0.2)
P.add((np.clip(-dpath, 0, 1) * (1 - breaks)).astype(np.float32), (60, 70, 76), 0.25)
path = path_w
# 参考里的光道：不是一根亮柱子，是一格一格横着的白（天光在波峰上），中间夹着深的水，越近格子越大越疏
def _ladder():
    n_far = wc.noise(1.2, 90, octaves=2, persistence=0.5)
    n_near = wc.noise(6.5, 230, octaves=3, persistence=0.5)
    n_ = (1 - near) * n_far + near * n_near
    lad = S(0.53 - 0.06 * near, 0.555 - 0.06 * near, n_) * water           # 越近亮格子越大越多
    P.add((path_w * (1 - lad) * water * S(0.0, 0.25, near)).astype(np.float32), (40, 78, 82), 0.45, granulate=0.2)   # 格子之间是深的水
    P.lift((path_w * lad * 0.75).astype(np.float32), 1.0)
    # 整片水再压一层深的蓝绿：约瑟夫的水是深的，亮的只有光道和几片反光
    P.add((water * (0.3 + 0.7 * near) * (1 - 0.8 * path_w * lad) * (1 - 0.6 * breaks)).astype(np.float32), (46, 86, 88), 0.32, granulate=0.2)


isolated(_ladder)
# 桥后的光在水里：一条竖的亮，被横纹打碎
glint = path * water * S(0.35, 0.7, 0.6 * wc.noise(2.5, 40, octaves=3) + 0.4 * P.grain)
P.lift((glint * 0.85).astype(np.float32), 1.0)
P.add((glint * 0.5).astype(np.float32), GOLD, 0.18)

# 光路是亮底子：深色的横扫只扫在这里，越往后越干（暗底子上扫深色会像扫描线）
hd = wc.noise(3.5, 240, octaves=2, persistence=0.45)
def swipe(x0, y0, length, w, dry0, dry1, d=-1):
    x1 = x0 + d * length
    xa_, xb_ = min(x0, x1), max(x0, x1)
    xs = np.array([xa_, (xa_ + xb_) / 2, xb_]); ys = np.array([y0, y0 + random.uniform(-3, 3), y0 + random.uniform(-2, 2)])
    ws = np.array([w * random.uniform(0.5, 0.9), w, w * random.uniform(0.3, 0.8)])
    xc = np.clip(xf[0], xa_, xb_)
    yc = np.interp(xc, xs, ys)[None, :]
    wv = np.interp(xc, xs, ws)[None, :] * (0.75 + 0.5 * wc.noise(8, 50, octaves=3))
    tpos = (np.clip(xf, xa_, xb_) - xa_) / (xb_ - xa_ + 1e-6)
    if d < 0:
        tpos = 1 - tpos
    r = np.abs(yf - yc) / wv
    inside = ((r < 1) & (xf >= xa_) & (xf <= xb_)).astype(np.float32)
    dry = dry0 + (dry1 - dry0) * tpos + 0.3 * r ** 2
    return inside * S(dry - 0.015, dry + 0.015, 0.75 * hd + 0.25 * P.grain)
random.seed(SEED + 40)
sw = np.zeros((H, W), np.float32)
for _ in range(16):
    y0 = random.uniform(700, 1130)
    nr = (y0 - 640) / 480
    x0 = random.uniform(300, 620)
    sw = np.maximum(sw, swipe(x0, y0, random.uniform(120, 420), random.uniform(3, 14) * (0.5 + nr), 0.2, random.uniform(0.45, 0.7), d=random.choice([-1, 1])))
# （试过：这里横扫深色，光路不够亮，还是像扫描线。先不用。）

# 系船桩：右岸前面几根，蓝白条，顶一个小帽；倒影是扭着的
random.seed(SEED + 5)
for px_, hgt in [(628, 150), (646, 160), (700, 205)]:
    py = float(water_y(px_)) + 10
    top = py - hgt
    pw = 3.2 * (px_ - VP[0]) / 200 + 1.6
    pole = wc.stroke_mask([(px_, top), (px_ + 1, py)], pw, pw * 1.1, taper=False, rough=0.15)
    P.add(pole.astype(np.float32), (70, 64, 60), 0.7)
    for k in range(4):
        yb0 = top + 14 + k * 26
        m = pole * S(yb0, yb0 + 1, yf) * (1 - S(yb0 + 12, yb0 + 13, yf))
        P.lift((m * 0.6).astype(np.float32), 1.0)
        P.add(m.astype(np.float32), (70, 96, 150), 0.5)
    wc.dab(P, px_, top - 2, pw * 0.9, (60, 56, 56), 0.9, soft=0.5)
    # 倒影：一条扭的线，断断续续
    pts = [(px_ + 3 * math.sin(k * 1.3 + px_), py + k * 12) for k in range(10)]
    rm = wc.stroke_mask(pts, pw * 0.9, pw * 0.4, taper=False, rough=0.4) * S(0.4, 0.55, 0.6 * P.vstreak + 0.4 * P.grain)
    P.add((rm * water).astype(np.float32), (60, 70, 90), 0.5)

# 贡多拉：一条长的深弧，船头的铁梳子翘起来，船尾站着船夫，桨斜插进水里
gx0, gx1, gy = 150.0, 560.0, 808.0
hull_top = [(x, gy - 22 * ((x - (gx0 + gx1) / 2) / ((gx1 - gx0) / 2)) ** 4 - 6 * ((x - gx0) / (gx1 - gx0))) for x in np.linspace(gx0, gx1, 40)]
hull_bot = [(x, gy + 11 - 13 * ((x - (gx0 + gx1) / 2) / ((gx1 - gx0) / 2)) ** 4) for x in np.linspace(gx1 - 14, gx0 + 10, 40)]
hull = hull_top + hull_bot
covG = wc.wash(P, hull, (22, 24, 30), strength=1.1, var=0.008, layers=12, edge=0.5, granulate=0.08)
P.lift((wc.stroke_mask([(x, y + 1.5) for x, y in hull_top[6:34]], 1.6, 1.6, taper=True) * S(0.35, 0.55, P.grain)).astype(np.float32), 0.7)  # 船舷一线光
# 船头的铁（ferro）：竖起来的一片，带几齿
fx, fy = gx1 - 4, gy - 20
ferro = [(fx - 4, fy + 6), (fx - 2, fy - 20), (fx + 7, fy - 28), (fx + 9, fy - 22), (fx + 4, fy + 4)]
wc.wash(P, ferro, (26, 28, 34), strength=1.0, var=0.01, layers=5, edge=0.5)
for k in range(5):
    P.add(wc.stroke_mask([(fx - 1, fy - 16 + k * 4.5), (fx - 8, fy - 15 + k * 4.5)], 1.6, 1.0), (26, 28, 34), 0.9)
# 船中间：两个坐着的人（一小团暖色的头 + 一块身子）
for sx0 in (330, 358):
    wc.dab(P, sx0, gy - 36, 5.5, (150, 104, 84), 1.1)
    wc.wash(P, [(sx0 - 9, gy - 30), (sx0 + 9, gy - 30), (sx0 + 12, gy - 8), (sx0 - 12, gy - 8)], (62, 70, 96) if sx0 == 330 else (150, 70, 60),
            strength=0.9, var=0.03, layers=4, edge=0.4)
# 船夫：船尾站着，草帽一线亮，身子深，一条桨从手里斜插进水
kx, ky, kh = 196, gy - 18, 92
wc.dab(P, kx + 2, ky - kh * 0.92, kh * 0.06, (140, 100, 80), 1.1)
P.add(wc.stroke_mask([(kx - 12, ky - kh * 0.96), (kx + 16, ky - kh * 0.97)], 2.6, 2.6, taper=True), (190, 170, 120), 0.8)   # 草帽檐
wc.wash(P, [(kx - 9, ky - kh * 0.84), (kx + 10, ky - kh * 0.84), (kx + 6, ky - kh * 0.42), (kx - 6, ky - kh * 0.42)], (30, 32, 40),
        strength=1.0, var=0.02, layers=4, edge=0.4)
for k in range(3):   # 横条纹衫：几道淡的
    yk = ky - kh * (0.78 - k * 0.1)
    P.lift(wc.stroke_mask([(kx - 8, yk), (kx + 8, yk)], 1.6, 1.6, taper=False) * 0.35, 1.0)
P.add(wc.stroke_mask([(kx - 3, ky - kh * 0.44), (kx - 6, ky)], kh * 0.07, kh * 0.04, taper=False), (30, 32, 40), 1.0)
P.add(wc.stroke_mask([(kx + 3, ky - kh * 0.44), (kx + 7, ky)], kh * 0.07, kh * 0.04, taper=False), (30, 32, 40), 1.0)
P.add(wc.stroke_mask([(kx + 10, ky - kh * 0.7), (kx + 64, gy + 30)], 2.2, 1.6, taper=False, rough=0.1), (40, 38, 40), 0.9)   # 桨
# 贡多拉的倒影：深，竖着拉，被波纹打断
gy_i = int(gy)
sy_ = np.clip((2 * gy - yf + 0.5 * dy).astype(np.int32), 0, H - 1)
sx_ = np.clip((xx + 1.2 * dx).astype(np.int32), 0, W - 1)                      # 船的倒影跟着水一起碎
gsrc = np.maximum(covG, wc.blur(((yf < gy) & (yf > gy - 110) & (np.abs(xf - 200) < 30)).astype(np.float32) * 0, 1))
gref = covG[sy_, sx_] * (yf > gy + 2) * np.clip(1 - (yf - gy) / 70.0, 0, 1) * (1 - 0.6 * breaks)
kref = np.zeros((H, W), np.float32)                                            # 船夫的倒影：一截竖的深，碎
kref += np.exp(-(((xf - 196 - 1.4 * dx) / 7.0) ** 2)) * S(gy + 4, gy + 12, yf) * (1 - S(gy + 60, gy + 95, yf))
P.add((np.clip(gref + kref * 0.7, 0, 1) * water).astype(np.float32), (30, 34, 44), 0.8)

# ================= 景深：远处化开 =================
def _depth():
    # 约瑟夫最看重的远近：离光（街尽头）越近越远，边全化开、颜色被一层暖的空气吃浅；近处的保持干、硬、深。
    # 桥是中景的焦点，只化一点；桥上的小人也留着。
    dvp = np.hypot(xf - VP[0], (yf - VP[1]) * 1.25)
    far = np.clip(1 - dvp / 330.0, 0, 1) ** 1.1
    # 桥在近地，不在雾里（她：「桥不用化成那样，没有那么浓的雾」）：化开和空气都绕开它，最后原样贴回去；只比近处的楼浅一点
    keep_b = 1 - wc.blur(np.clip(covB * 1.5, 0, 1), 2.0)
    bm = np.clip(wc.blur(np.clip(covB * 1.5, 0, 1), 0.8) * 1.2, 0, 1).astype(np.float32)
    D0 = P.D.copy()
    m1 = (S(0.08, 0.45, far) * keep_b).astype(np.float32)
    m2 = (S(0.45, 0.85, far) * keep_b).astype(np.float32)
    D1 = np.stack([wc.blur(P.D[..., c], 3.0) for c in range(3)], axis=-1)
    D2 = np.stack([wc.blur(P.D[..., c], 7.0) for c in range(3)], axis=-1)
    P.D = P.D * (1 - m1[..., None]) + D1 * m1[..., None]
    P.D = P.D * (1 - m2[..., None]) + D2 * m2[..., None]
    haze = (S(0.15, 0.8, far) * keep_b * (1 - water * 0.5)).astype(np.float32)
    P.lift(haze * 0.32, 1.0)
    P.add(haze * (0.6 + 0.4 * wc.noise(60, octaves=2)), (222, 196, 160), 0.14)
    P.D = P.D * (1 - bm[..., None]) + D0 * bm[..., None]                    # 桥原样贴回：边是干的
    P.lift(bm * 0.15, 1.0)                                                   # 只浅一点点


isolated(_depth)

# ================= 最后：少量线 =================
# 横过运河的晾衣绳：一条下垂的细线，几件衣服（小色块）
lx0, lx1 = 180.0, 755.0                                              # 同一个进深：两头都拴在墙上
ly0, ly1 = 465.0, 445.0
line_pts = [(x, ly0 + (ly1 - ly0) * (x - lx0) / (lx1 - lx0) + 26 * (1 - ((x - (lx0 + lx1) / 2) / ((lx1 - lx0) / 2)) ** 2)) for x in np.linspace(lx0, lx1, 40)]
P.add((wc.stroke_mask(line_pts, 1.1, 0.8, taper=False, rough=0.1) * S(0.3, 0.5, P.grain)).astype(np.float32), (60, 58, 60), 0.6)
random.seed(SEED + 9)
for x, col in [(300, (236, 232, 222)), (318, (178, 70, 60)), (344, (236, 232, 222)), (560, (92, 110, 150)), (584, (220, 200, 150)), (640, (236, 232, 222))]:
    y = np.interp(x, [p[0] for p in line_pts], [p[1] for p in line_pts])
    w_, h_ = random.uniform(7, 11), random.uniform(10, 16)
    q = [(x - w_ / 2, y + 1), (x + w_ / 2, y + 1.5), (x + w_ / 2 - 1, y + h_), (x - w_ / 2 + 1, y + h_ - 1)]
    if col[0] > 230:
        P.lift(wc.poly_mask(q) * 0.7, 1.0)
        wc.wash(P, q, (200, 196, 190), strength=0.25, var=0.02, layers=3, edge=0.5)
    else:
        wc.wash(P, q, col, strength=0.7, var=0.02, layers=3, edge=0.5)
def _sky_accents():
    # 屋顶上的天线（只放近处的楼：远的早化进空气里了）
    for x0, T, side, h in [(40, 120, "L", 70), (118, 200, "L", 46), (850, 130, "R", 80), (720, 180, "R", 50)]:
        y0 = ly(x0, T, side)
        P.add(wc.stroke_mask([(x0, y0), (x0 + 1, y0 - h)], 1.6, 1.0, taper=False, rough=0.1) * S(0.3, 0.5, P.grain), (50, 48, 54), 0.8)
        for k, (yy0, ww0) in enumerate([(0.85, 16), (0.7, 11), (0.55, 7)]):
            yk = y0 - h * yy0
            P.add(wc.stroke_mask([(x0 - ww0 * 0.5, yk + 1), (x0 + ww0 * 0.5, yk - 1)], 1.2, 1.0, taper=False) * S(0.3, 0.5, P.grain), (50, 48, 54), 0.7)
    # 右边近楼挑出来一根旗杆，一面红金的小旗，被风吹得往左飘
    fx, fy = 860, ly(860, 330, "R")
    P.add(wc.stroke_mask([(fx, fy), (fx - 70, fy - 44)], 2.0, 1.4, taper=False, rough=0.1), (60, 50, 46), 0.9)
    flag = [(fx - 70, fy - 44), (fx - 104, fy - 40), (fx - 99, fy - 30), (fx - 108, fy - 22), (fx - 72, fy - 24)]
    wc.wash(P, flag, (176, 50, 40), strength=0.85, var=0.04, layers=4, edge=0.45)
    wc.dab(P, fx - 86, fy - 32, 3.5, (214, 170, 80), 0.9, soft=0.6)
    # 一小群鸟：大小不一、散的，有两只落单
    for bx_, by_, s_ in [(600, 150, 9), (626, 168, 6), (648, 142, 7), (668, 176, 5), (612, 198, 4.5), (700, 128, 6), (720, 160, 4),
                         (250, 118, 7), (282, 140, 5), (180, 210, 4), (760, 230, 3.5), (560, 250, 3.5)]:
        lift_ = random.uniform(0.25, 0.5)
        a_ = 0.5 + 0.4 * min(1.0, s_ / 8)
        P.add(wc.stroke_mask([(bx_ - s_, by_ + s_ * 0.1), (bx_ - s_ * 0.45, by_ - s_ * lift_), (bx_, by_)], 1.1 + s_ * 0.06, 0.9), (54, 54, 64), a_)
        P.add(wc.stroke_mask([(bx_, by_), (bx_ + s_ * 0.45, by_ - s_ * lift_ * 1.1), (bx_ + s_, by_ + s_ * 0.05)], 1.1 + s_ * 0.06, 0.9), (54, 54, 64), a_)


isolated(_sky_accents)
# 鸟：两三只海鸥
for bx_, by_, s in [(610, 150, 9), (640, 170, 6), (250, 120, 7)]:
    P.add(wc.stroke_mask([(bx_ - s, by_), (bx_ - s * 0.3, by_ - s * 0.35), (bx_, by_)], 1.2, 1.2), (60, 62, 70), 0.7)
    P.add(wc.stroke_mask([(bx_, by_), (bx_ + s * 0.35, by_ - s * 0.4), (bx_ + s, by_ - s * 0.1)], 1.2, 1.2), (60, 62, 70), 0.7)

grain = wc.grain_from_profile(os.path.join(SKILL_DIR, "pigment_profile.npy"), seed=SEED)
out = os.path.join(HERE, "venice.png" if SEED == 5 else f"venice_{SEED}.png")
P.render(pigment_tex=grain, tex_amount=0.1).save(out)
print("saved", out, round(time.time() - t0, 1), "s")
